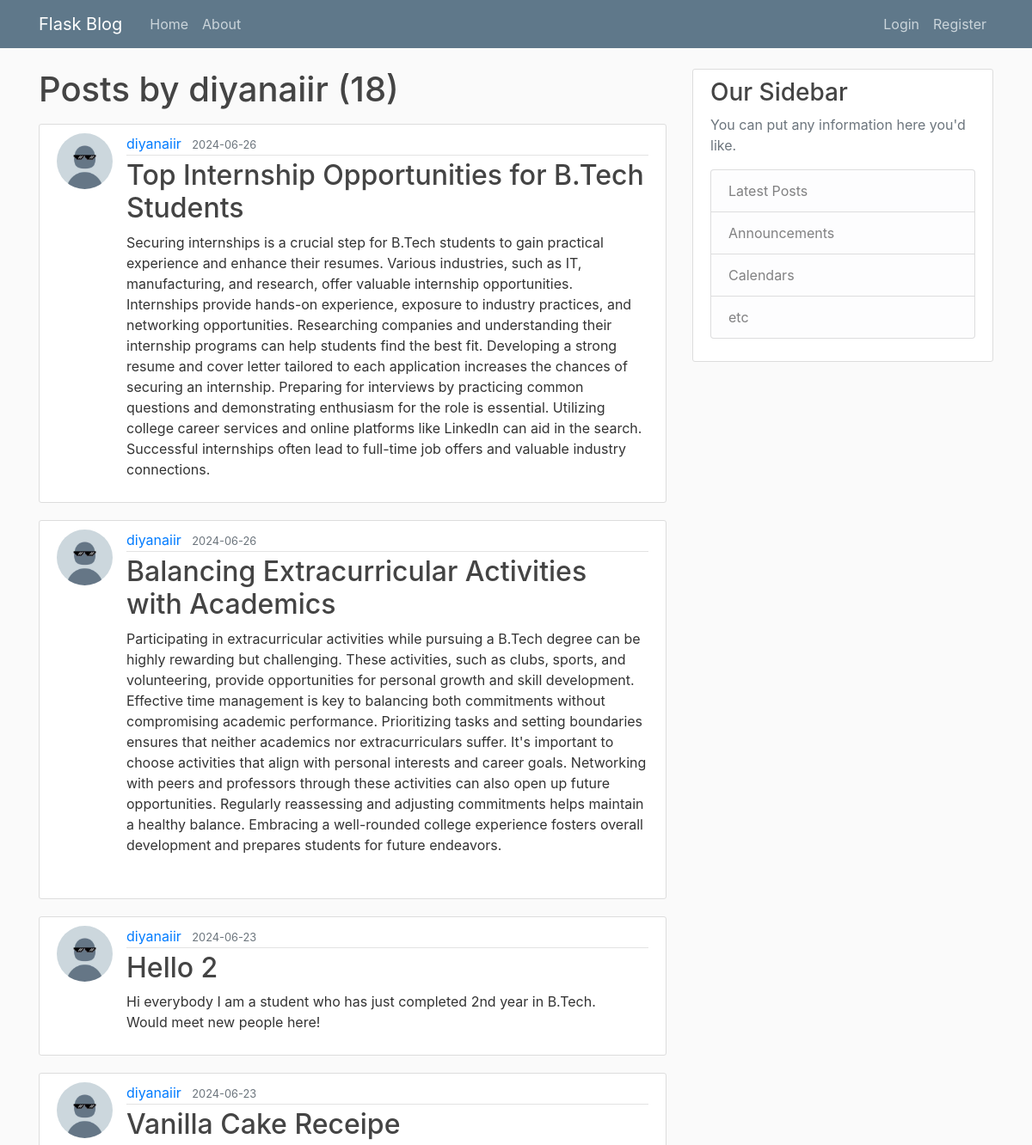
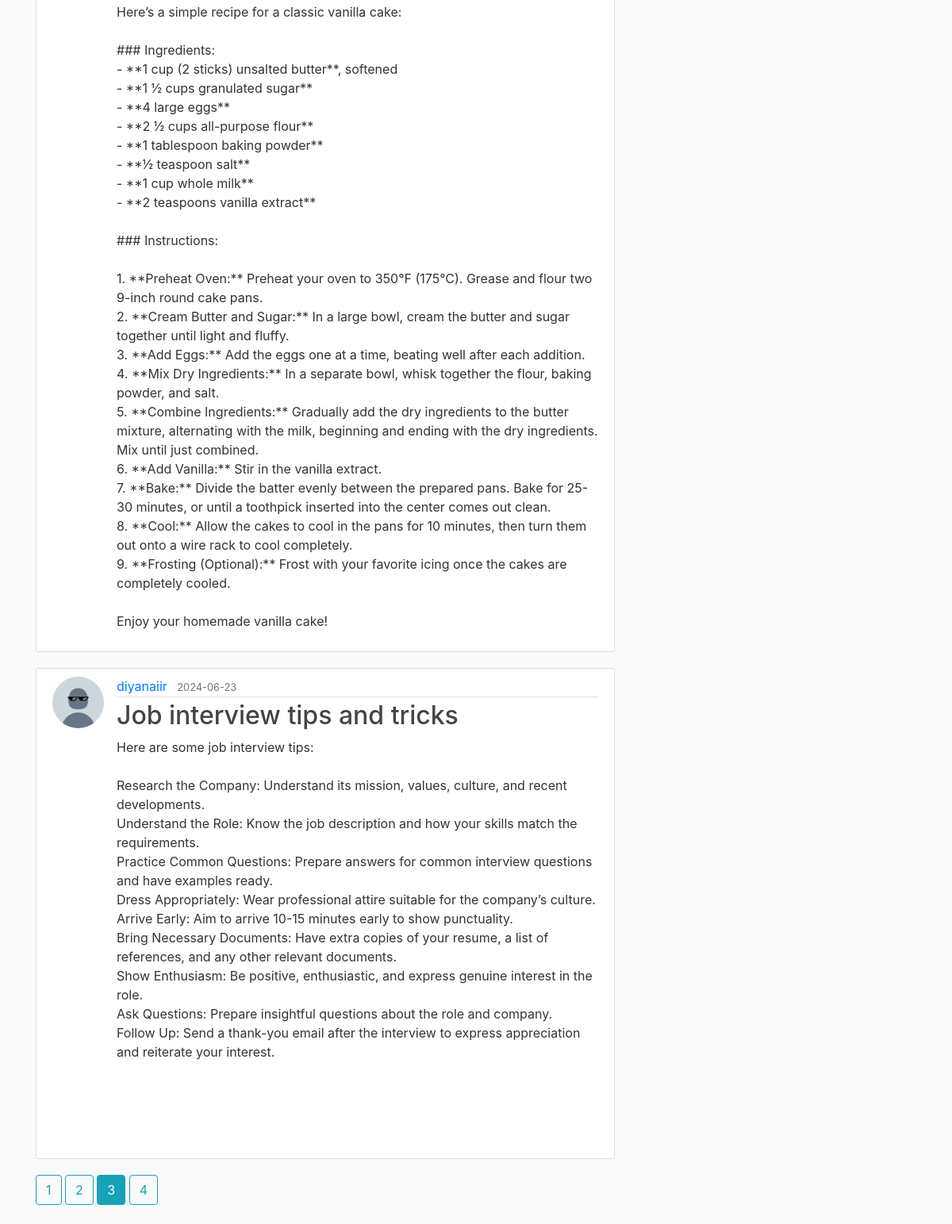
Page /user/diyanaiir?page=3 on the committed database (2 pictures, top to bottom).
### flaskblog/models.py (models this page shows, shortened)
class User(db.Model, UserMixin):
    id = db.Column(db.Integer, primary_key=True)
    username = db.Column(db.String(20), unique=True,nullable=False)
    email = db.Column(db.String(120), unique=True,nullable=False)
    image_file = db.Column(db.String(20),nullable=False, default = 'default.jpg') #we will later hash the images files
    password= db.Column(db.String(60), nullable=False)
    posts=db.relationship('Post',backref='author', lazy=True) #posts attribute has a relationship to the Post model, backref helps to provide the user who wrote the post, 'lazy' sql alchemy loads the data in one go

class Post(db.Model):
    id =db.Column(db.Integer, primary_key=True)
    title =db.Column(db.String(100), nullable=False)
    date_posted = db.Column(db.DateTime,nullable=False,default=lambda: datetime.now(pytz.utc))
    content =db.Column(db.Text,nullable=False)
    user_id = db.Column(db.Integer,db.ForeignKey('user.id'),nullable=False)

### flaskblog/users/routes.py (the view)
@users.route("/user/<string:username>") #dynamic links
def user_posts(username):
    page = request.args.get('page',1,type=int) #to grab the page we want
    user= User.query.filter_by(username=username).first_or_404()
    posts=Post.query.filter_by(author=user)\
        .order_by(Post.date_posted.desc())\
        .paginate(page= page, per_page=5)
    return render_template('user_posts.html',posts=posts, user=user)

### flaskblog/templates/user_posts.html
{% extends "layouts.html" %}
{% block content %}
    <h1 class="mb-3">Posts by {{user.username}} ({{posts.total}})</h1>
{% for post in posts.items%}
<article class="media content-section">
  <img class="rounded-circle article-img" src="{{url_for('static', filename='profile_pics/'+ post.author.image_file) }}">
  <div class="media-body">
      <div class="article-metadata">
        <a class="mr-2" href="{{ url_for('users.user_posts', username=post.author.username)}}">{{ post.author.username }}</a>
        <small class="text-muted">{{ post.date_posted.strftime('%Y-%m-%d') }}</small>
      </div>
      <h2><a class="article-title" href="{{url_for('posts.post', post_id=post.id) }}">{{ post.title }}</a></h2>
      <p class="article-content">{{ post.content }}</p>
    </div>
  </article>
    {% endfor %}
  {% for page_num in posts.iter_pages(left_edge=1,right_edge=1, left_current=1, right_current=2) %}
    {% if page_num %}
      {% if posts.page==page_num %}
        <a class="btn btn-info mb-4 " href ="{{url_for('users.user_posts',username=user.username ,page=page_num)}}">{{ page_num }} </a>
      {% else %}
        <a class="btn btn-outline-info mb-4 " href ="{{url_for('users.user_posts',username=user.username, page=page_num)}}">{{ page_num }} </a>
      {% endif %}
    {% else %}
        . . .
    {% endif %}
  {% endfor %}
{% endblock content %}

### flaskblog/static/main.css (style rules this page uses)
body { background: #fafafa; color: #333333; margin-top: 5rem; }
h1, h2, h3, h4, h5, h6 { color: #444444; }
.content-section { background: #ffffff; padding: 10px 20px; border: 1px solid #dddddd; border-radius: 3px; margin-bottom: 20px; }
.article-title { color: #444444; }
.article-content { white-space: pre-line; }
.article-img { height: 65px; width: 65px; margin-right: 16px; }
.article-metadata { padding-bottom: 1px; margin-bottom: 4px; border-bottom: 1px solid #e3e3e3 }

### rows in the picture
User: username "diyanaiir"
Post: image_file (placeholder picture), author.username "diyanaiir", date_posted "2024-06-26", title "Top Internship Opportunities for B.Tech Students", content "Securing internships is a crucial step for B.Tech students to gain practical experience and enhance their resumes. Various industries, such as IT, manufacturing, and research, offer valuable internship opportunities. Internships provide hands-on experience, exposure to industry practices, and networking opportunities. Researching companies and understanding their internship programs can help students find the best fit. Developing a strong resume and cover letter tailored to each application increases the chances of securing an internship. Preparing for interviews by practicing common questions and demonstrating enthusiasm for the role is essential. Utilizing college career services and…"
Post: image_file (placeholder picture), author.username "diyanaiir", date_posted "2024-06-26", title "Balancing Extracurricular Activities with Academics", content "Participating in extracurricular activities while pursuing a B.Tech degree can be highly rewarding but challenging. These activities, such as clubs, sports, and volunteering, provide opportunities for personal growth and skill development. Effective time management is key to balancing both commitments without compromising academic performance. Prioritizing tasks and setting boundaries ensures that neither academics nor extracurriculars suffer. It's important to choose activities that align with personal interests and career goals. Networking with peers and professors through these activities can also open up future opportunities. Regularly reassessing and adjusting commitments helps…"
Post: image_file (placeholder picture), author.username "diyanaiir", date_posted "2024-06-23", title "Hello 2", content "Hi everybody I am a student who has just completed 2nd year in B.Tech. Would meet new people here!"
Post: image_file (placeholder picture), author.username "diyanaiir", date_posted "2024-06-23", title "Vanilla Cake Receipe", content "Here’s a simple recipe for a classic vanilla cake: ### Ingredients: - **1 cup (2 sticks) unsalted butter**, softened - **1 ½ cups granulated sugar** - **4 large eggs** - **2 ½ cups all-purpose flour** - **1 tablespoon baking powder** - **½ teaspoon salt** - **1 cup whole milk** - **2 teaspoons vanilla extract** ### Instructions: 1. **Preheat Oven:** Preheat your oven to 350°F (175°C). Grease and flour two 9-inch round cake pans. 2. **Cream Butter and Sugar:** In a large bowl, cream the butter and sugar together until light and fluffy. 3. **Add Eggs:** Add the eggs one at a time, beating well after each addition. 4. **Mix Dry Ingredients:** In a separate bowl, whisk together the flour,…"
Post: image_file (placeholder picture), author.username "diyanaiir", date_posted "2024-06-23", title "Job interview tips and tricks", content "Here are some job interview tips: Research the Company: Understand its mission, values, culture, and recent developments. Understand the Role: Know the job description and how your skills match the requirements. Practice Common Questions: Prepare answers for common interview questions and have examples ready. Dress Appropriately: Wear professional attire suitable for the company’s culture. Arrive Early: Aim to arrive 10-15 minutes early to show punctuality. Bring Necessary Documents: Have extra copies of your resume, a list of references, and any other relevant documents. Show Enthusiasm: Be positive, enthusiastic, and express genuine interest in the role. Ask Questions: Prepare insightful…"

### other values in the picture
{{ posts.total }} "18"
{{ page_num }} "1" "2" "4"
{{ page_num }} "3"
